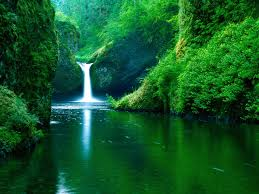
#> input picture KMeans_image_segmentation/images.jpg, 259 x 194 px
$ jupyter execute image_segmentation.ipynb
#> lines starting #> are read from the running program, lines starting #| are printed output that depends on the picture
[cell 1]
import numpy as np
import matplotlib.pyplot as plt
import cv2

[cell 2]
img=cv2.imread("images.jpg")
#> img is the input picture: shape (194, 259, 3); mean B, G, R 39.8, 87.1, 18.9
img=cv2.cvtColor(img,cv2.COLOR_BGR2RGB)
orignal_shape=img.shape
#> orignal_shape = (194, 259, 3)
print(img.shape)
#| (194, 259, 3)

[cell 3]
plt.imshow(img)
plt.show()

[cell 4]
all_pixal=img.reshape((-1,3))
print(all_pixal.shape)
#| (50246, 3)

[cell 5]
from sklearn.cluster import KMeans

[cell 6]
main_color=4

km=KMeans(n_clusters=main_color)
km.fit(all_pixal)

[cell 7]
center=km.cluster_centers_
centers=np.array(center,dtype="uint8")
print(centers)

# plot all color

[cell 8]
i=1
colors=[]
plt.figure(0,figsize=(8,2))

for col in centers:
    plt.subplot(1,4,i)
    #plt.axis("off")
    i+=1

    colors.append(col)

    a=np.zeros((100,100,3),dtype="uint8")
    a[:,:,:]=col
    plt.imshow(a)

plt.show()
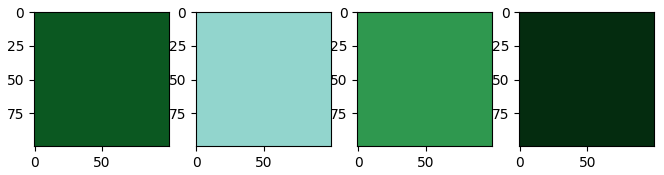
#> figure drawn by matplotlib, 4 panels

# segmenting original image

[cell 9]
new_img=np.zeros((194*259,3),dtype="uint8")
print(new_img.shape)

[cell 10]
colors

[cell 11]
km.labels_

[cell 12]
for i in range(new_img.shape[0]):
    new_img[i]=colors[km.labels_[i]]

new_img=new_img.reshape((orignal_shape))
plt.imshow(img)
plt.imshow(new_img)
plt.show()
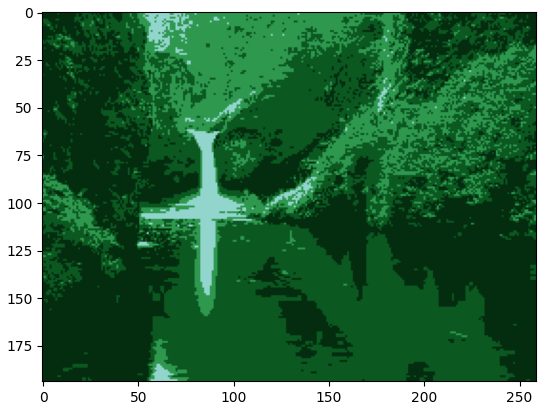
#> figure drawn by matplotlib, 1 panel
